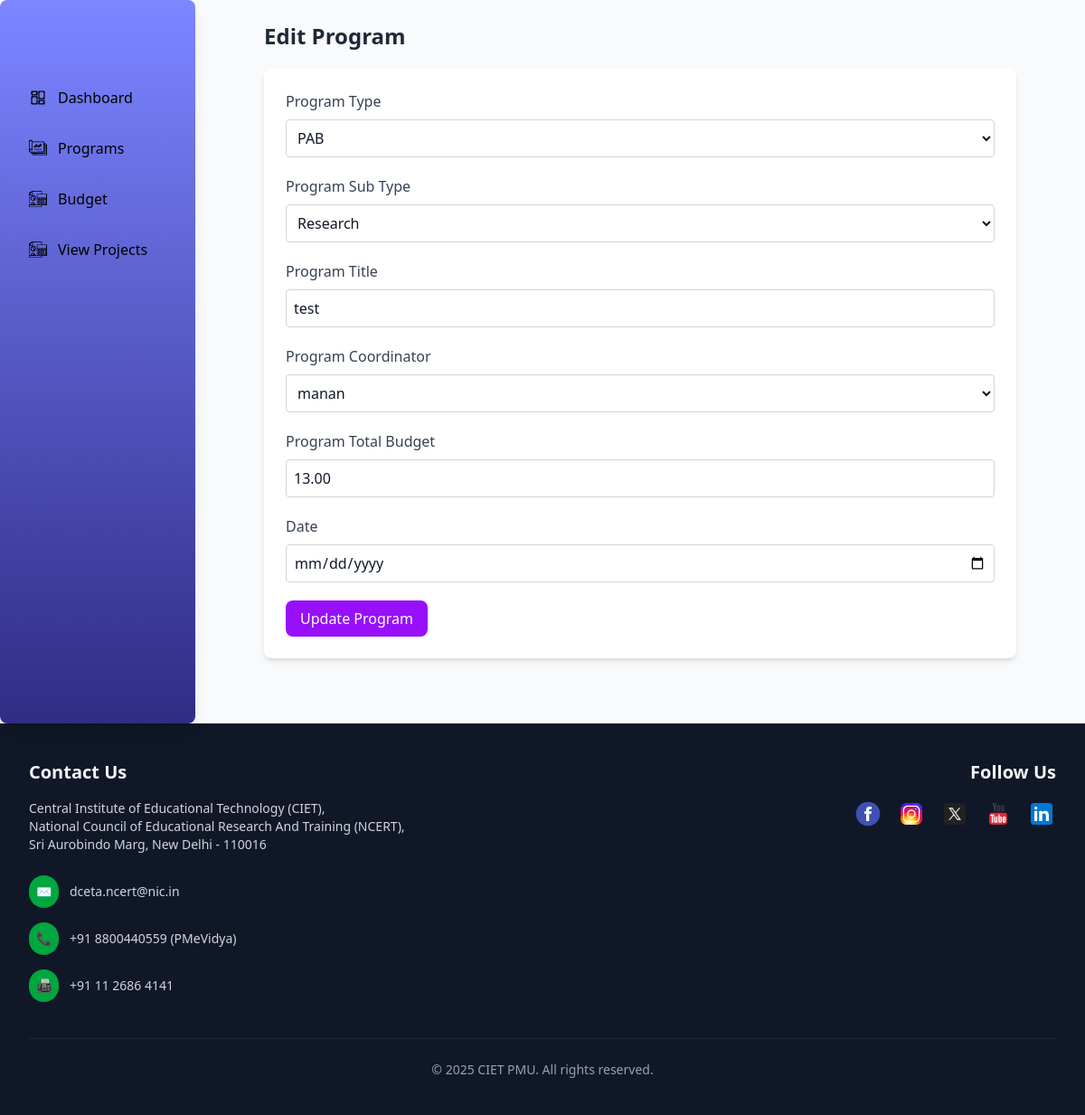
/projects/edit/2/, run on an earlier commit of the app's database.
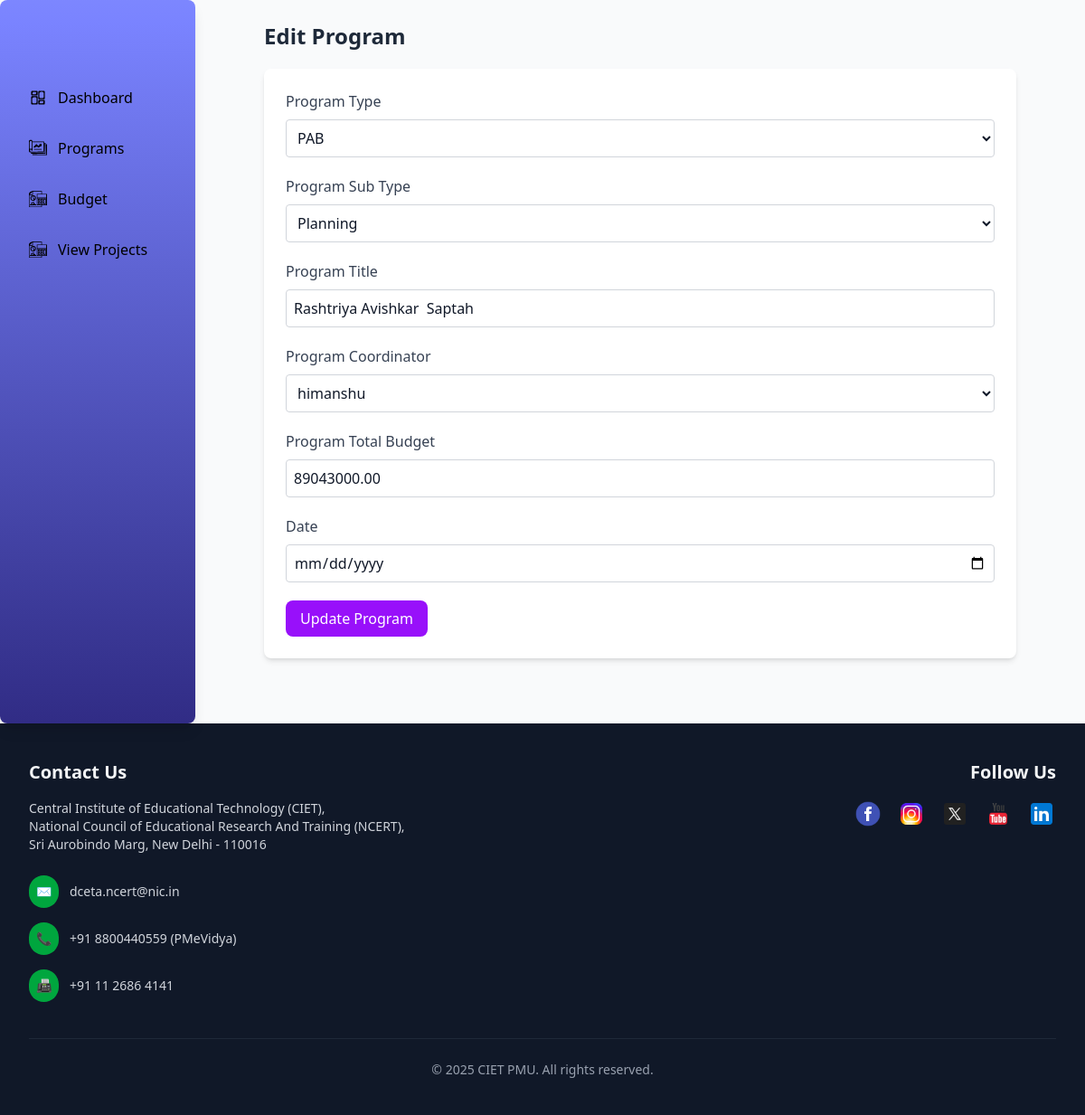
And on a later commit of the database.
### admin_dashboard/models.py (models this page shows)
class Program(models.Model):
    type = models.TextField(blank=True, null=True)
    title = models.TextField()
    coordinator = models.ForeignKey('User', models.DO_NOTHING)
    annual_budget = models.ForeignKey(Annualbudget, models.DO_NOTHING)
    created_at = models.DateTimeField(default=timezone.now)
    updated_at = models.DateTimeField(default=timezone.now)
    program_budget = models.DecimalField(decimal_places=2, max_digits=12)
    program_sub_type = models.TextField()
    class Meta:
        managed = False
        db_table = 'Program'

class User(models.Model):
    username = models.TextField(unique=True)
    password = models.TextField()
    role = models.TextField(blank=True, null=True)
    name = models.TextField()
    email = models.TextField(unique=True)
    class Meta:
        managed = False
        db_table = 'User'

### admin_dashboard/views.py (the view, shortened to what this page needs)
# urls.py: path('projects/edit/<int:project_id>/', views.edit_project, name='edit_project'),
def edit_project(request, project_id):
    project = get_object_or_404(Program, id=project_id)
    users = User.objects.all()
    return render(request, 'admin_dashboard/projects.html', {
        'users': users,
        'edit_mode': True,
        'project': project
    })

### admin_dashboard/templates/admin_dashboard/projects.html (shortened to what this page needs)
{% extends "layout.html" %}
{% block content %}
{% load static tailwind_tags %}
{% load static %}
<div class="flex flex-col md:flex-row min-h-screen bg-gray-50">
  {% include "partials/admin_sidebar.html" %}
  <div id="mainContent" class="flex-1 w-full max-w-2xl lg:max-w-4xl mx-auto px-3 sm:px-6 md:px-8 py-6">
    <h2 class="text-xl sm:text-2xl font-semibold text-gray-800 mb-5 text-center md:text-left">
      {% if edit_mode %}Edit Program{% else %}Create Program{% endif %}
    </h2>
    <form method="POST" class="space-y-4 sm:space-y-5 bg-white shadow-md rounded-lg p-4 sm:p-6">
      <div>
        <label class="block text-gray-700 mb-1 sm:mb-2 text-sm sm:text-base">Program Type</label>
        <select id="program-type" name="program_type" required
          class="form-select w-full text-sm sm:text-base">
          <option value="PAB" {% if edit_mode and project.type == "PAB" %}selected{% endif %}>PAB</option>
        </select>
      </div>
      <div>
        <label class="block text-gray-700 mb-1 sm:mb-2 text-sm sm:text-base">Program Sub Type</label>
        <select id="program-sub-type" name="program_sub_type" required
          class="form-select w-full text-sm sm:text-base">
          <option value="Planning" {% if edit_mode and project.program_sub_type == "Planning" %}selected{% endif %}>Planning</option>
          <option value="Research" {% if edit_mode and project.program_sub_type == "Research" %}selected{% endif %}>Research</option>
        </select>
      </div>
      <div>
        <label class="block text-gray-700 mb-1 sm:mb-2 text-sm sm:text-base">Program Title</label>
        <input type="text" id="program-title" name="program_title" placeholder="Enter Program Title" required
          class="form-input w-full" value="{% if edit_mode %}{{ project.title }}{% endif %}">
      </div>
      <div>
        <label class="block text-gray-700 mb-1 sm:mb-2 text-sm sm:text-base">Program Coordinator</label>
        <select id="program-coordinator" name="program_coordinator" required
          class="form-select w-full text-sm sm:text-base">
          {% for user in users %}
          <option value="{{ user.id }}" {% if edit_mode and project.coordinator.id == user.id %}selected{% endif %}>{{ user.get_full_name|default:user.username }}</option>
          {% endfor %}
        </select>
      </div>
      <div>
        <label class="block text-gray-700 mb-1 sm:mb-2 text-sm sm:text-base">Program Total Budget</label>
        <input type="number" id="program-budget" name="program_budget" placeholder="Enter Total Budget"
          min="0" step="0.01" required
          class="form-input w-full" value="{% if edit_mode %}{{ project.program_budget }}{% endif %}">
      </div>
      <div>
        <label class="block text-gray-700 mb-1 sm:mb-2 text-sm sm:text-base">Date</label>
        <input type="date" id="program-date" name="created_at" placeholder="Enter the date"
          min="0" step="0.01" required
          class="form-input w-full" value="{% if edit_mode %}{{ project.created_at }}{% endif %}">
      </div>
      <button type="submit" id="submit"
        class="w-full sm:w-auto px-4 py-2 bg-purple-600 hover:bg-purple-700 text-white rounded-lg
               text-sm sm:text-base transition focus:ring-4 focus:ring-purple-300 disabled:opacity-50">
        {% if edit_mode %}Update Program{% else %}Submit{% endif %}
      </button>
    </form>
  </div>
</div>
{% endblock %}

What changed in the data, as far as the page shows it:
changed Program "PAB": program_sub_type "Research" → "Planning"; program_title "test" → "Rashtriya Avishkar Saptah"; program_coordinator "manan" → "himanshu"; program_budget "13.00" → "89043000.00"
